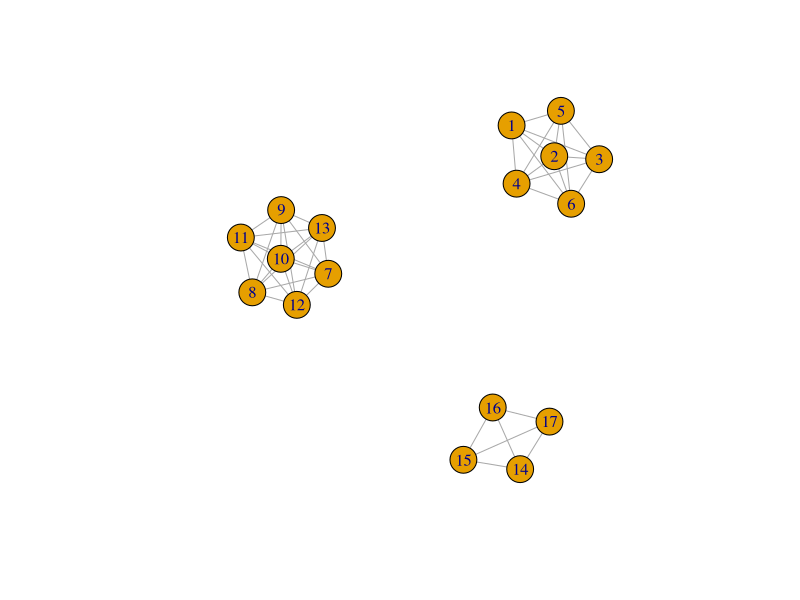

Reproduce this figure in R. (Note: this script raises an error after producing the figure.)
#hierarchical simulator

library(igraph)
min_cor = 0.7
between_min_cor = 0.2
between_max_cor = 0.3
min_island_size = 3
max_island_size = 7
n_islands = 3

island_size = ceiling(sample(size = n_islands,x = min_island_size:max_island_size))

#island_size = ceiling(runif(n = n_islands,min = min_island_size,max = max_island_size))
n_nodes = sum(island_size)

edges_between = 0.1

#For preferential attachment layout
#n_edges_between_islands = ceiling(((n_nodes * n_nodes) - (n_nodes - n_islands))*edges_between)


#Each islands of the network is generated as a preferential attachment model
ADJ = matrix(0,nrow = n_nodes,ncol = n_nodes)
start = 1
end = island_size[1]
islands = list()

for(i in 1:n_islands){
  #G_pa= sample_pa(island_size[i],directed = TRUE)
  #E(G_pa)$weight = runif(n = length(E(G_pa)), min = min_cor,max = 1)
  #sub_adj = get.adjacency(G_pa,attr = "weight",type = "both",sparse = FALSE)
  
  sub_adj = matrix(0,island_size[i],island_size[i])
  for(row_ in 1:island_size[i]){
    for(col_ in row_:island_size[i]){
      sub_adj[row_,col_] = sub_adj[col_,row_] = runif(1,min = min_cor,max = 1)
    }
  }
  
  diag(sub_adj) = 0
  
  islands[[i]]= start:end
  ADJ[start:end,start:end] = sub_adj
  cat(start, " ",end ,"\n")
  start = end+1
  end = start + island_size[i+1] -1
}


n_edges_between_islands = ceiling(sum(ADJ[lower.tri(ADJ,diag = FALSE)] == 0) * edges_between)
  

GG = graph.adjacency(ADJ,mode="undirected",weighted = TRUE)
plot(GG)

#Some random edges are attacched between the islands;
# The edges inside the islands and the edges between the islands are added as strong edges

for(i in 1:n_edges_between_islands){
  idx_island_from = sample(x = 1:length(islands),size = 1)
  from = islands[[idx_island_from]][sample(1:length(islands[[idx_island_from]]),1)]
  sample_to=1:length(islands)
  sample_to = sample_to[-idx_island_from]
  idx_island_to = sample(x = sample_to,size = 1)
  to = islands[[idx_island_to]][sample(1:length(islands[[idx_island_to]]),1)]
  ADJ[from, to]= ADJ[to,from] = rnorm(1, between_min_cor, between_max_cor)
}


for(i in 1:(n_nodes-1)){
  for(j in (i+1):n_nodes){
    if(ADJ[i,j] == 0){
      prob = runif(1,0,1)
      if(prob>0.5){
        ADJ[i,j] = ADJ[j,i] = runif(1,min = 0,max = 0.1)
      }
    }
  }
}

GG = graph.adjacency(ADJ,mode="undirected",weighted = TRUE)
par(mar = c(0,0,0,0))
GG$layout=layout.fruchterman.reingold(GG,weights=E(GG)$weight)

plot(GG,edge.arrow.size = 0.001,edge.width = E(GG)$weight * 5,mark.groups = islands,vertex.size = 5,vertex.label.cex = 0.1)

# Generate data with a given covaraince matrix:
# http://stats.stackexchange.com/questions/120179/generating-data-with-a-given-sample-covariance-matrix
# This is easy to do by generating samples from a standard Gaussian and multiplying them 
# by a square root of the covariance matrix, e.g. by chol(Σ)

library(Matrix)
n = 100;
d = nrow(ADJ);

# Make adjacency matrix semi definite positive:
# http://cstheory.stackexchange.com/questions/6486/condition-to-make-an-adjacency-matrix-positive-semidefinite

Sigma = nearPD(x = ADJ,corr = TRUE)

# NMat contains d samples (long n) coming from a standard Gaussian distribution
NMat = matrix(0,n,d)
for(i in 1:d){
  NMat[,i] = rnorm(n)
}

CL = chol(Sigma$mat)

# X is the matrix with n (genes) and d samples
X =  NMat %*% CL ;

RCor = cor(as.matrix(X),method = "pearson")

